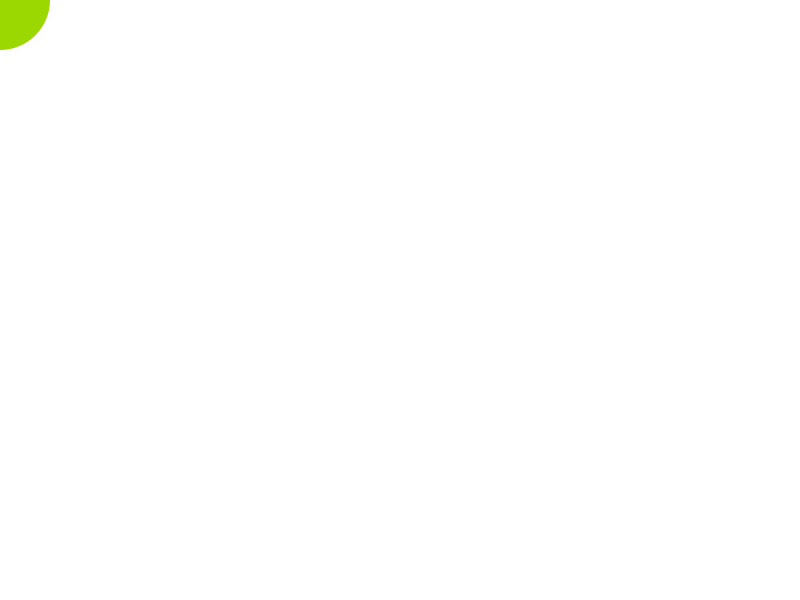
Frame 1 (no input)
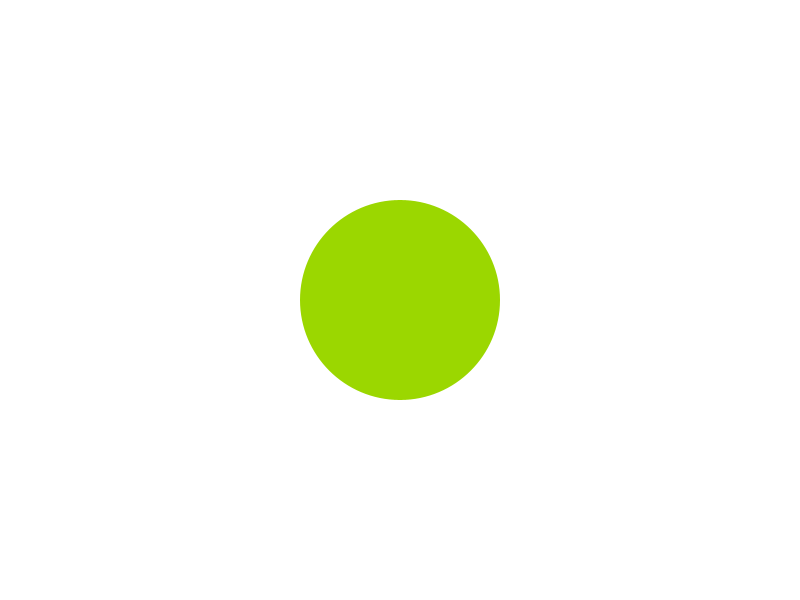
Frame 2 (the mouse pressed at the canvas centre, redrawn once)

The Processing sketch that drew these frames (run headless with seeded random() and noise(); the mouse was pressed at the canvas centre and the sketch redrawn once):

// Processing sketch: EXQ_4A
// ── EXQ_4A.pde
float s = 100;

void setup() { size(800, 600); noStroke(); noLoop(); }

void draw() { background(255); fill(155, 215, 0); ellipse(mouseX, mouseY, s, s); }
                                            // функции событий: 
void mouseMoved() { s = 100; redraw(); }    // движение мышки
void mouseDragged() { s = 200; redraw(); }  // движение с нажатой кнопкой
void mousePressed() { s = 200; redraw(); }  // нажатие кнопки
void mouseReleased() { s = 100; redraw(); } // отпускание
